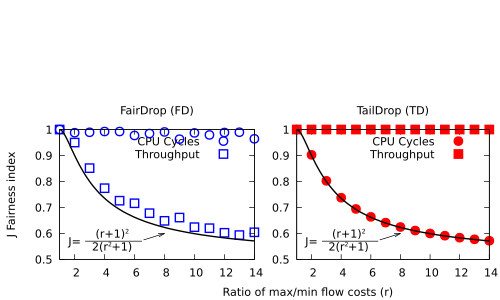

Here is the gnuplot script that generated this plot:
#-------------------------------------
# SHAPES:
# (c)ircle  (t)riangle (i)nv.tri.
#           (d)iamond  (s)quare
# FILLING:
# (f)illed  (o)paque  (e)mpty (default)
#-------------------------------------
   s=4  ; es=s  ; fs=s+1 ; os=s+66
   c=6  ; ec=c  ; fc=c+1 ; oc=os+1
   t=8  ; et=t  ; ft=t+1 ; ot=oc+1
   i=10 ; ei=i  ; fi=i+1 ; oi=ot+1
   d=12 ; ed=d  ; fd=d+1 ; od=oi+1
   p=14 ; ep=p  ; fp=p+1 ; op=od+1
#-------------------------------------
#  e.g.:  
#  empty circles vs filled squares
#  plot "file" u 1:3 w p pt ec, 
#           "" u 1:4 w lp pt fs
#-------------------------------------
set terminal pdf
set out "j_index_otcs.pdf"
set size 1,0.7
i="./../results/"
ifilefd=i."jain_perclass_2_fairfx_160.dat"
ifiletd=i."jain_perclass_2_tail_160.dat"
#
set multi layout 1,2

set yrange [0:]
set ytics 0.2
set key top right

set ylabel "J Fairness index"
set yran   [.5:]
set ytics .1
set xrange [1:]

set label "J=" cen at 2,0.57
set label "(r+1)^{/*0.7 2}\n2(r^{/*0.7 2}+1)" cen at 4.5,0.6
set arrow from 2.7,0.57 to 6.5,0.57 nohead lw 0.4
set arrow from 6.6,0.575 to 8,0.6

######### Expected formula for J index #########
TOTALFLOWS=2
BADFLOWS=1
J(x)= ( (BADFLOWS*x) + (TOTALFLOWS-BADFLOWS) )**2 / (TOTALFLOWS* (BADFLOWS*x**2 + (TOTALFLOWS-BADFLOWS)) )

J(x) = (x+1)**2/(2*(x**2+1))
	###########################co####################
set pointsize 1
set size 0.55,.7
set title "FairDrop (FD)"
set xlab  " "
plot \
ifilefd u ($1/310):6 w p lw 2 pt ec lc rgb "blue" title "{CPU Cycles}",\
ifilefd u ($1/310):4  w p lw 2 pt es lc rgb "blue" title "{Throughput}",\
J(x) w l lt -1 lw 2 title ""

#unset arrow
#unset label
set ylab ""
set title "TailDrop (TD)"
set xlab "Ratio of max/min flow costs (r)" offset -12
set size 0.52,.7

plot \
ifiletd u ($1/310):6 w p lw 2 pt fc lc rgb 'red' title "{CPU Cycles}",\
ifiletd u ($1/310):4  w p lw 2 pt fs lc rgb "red" title "{Throughput}",\
J(x) w l lt -1 lw 2 title ""
